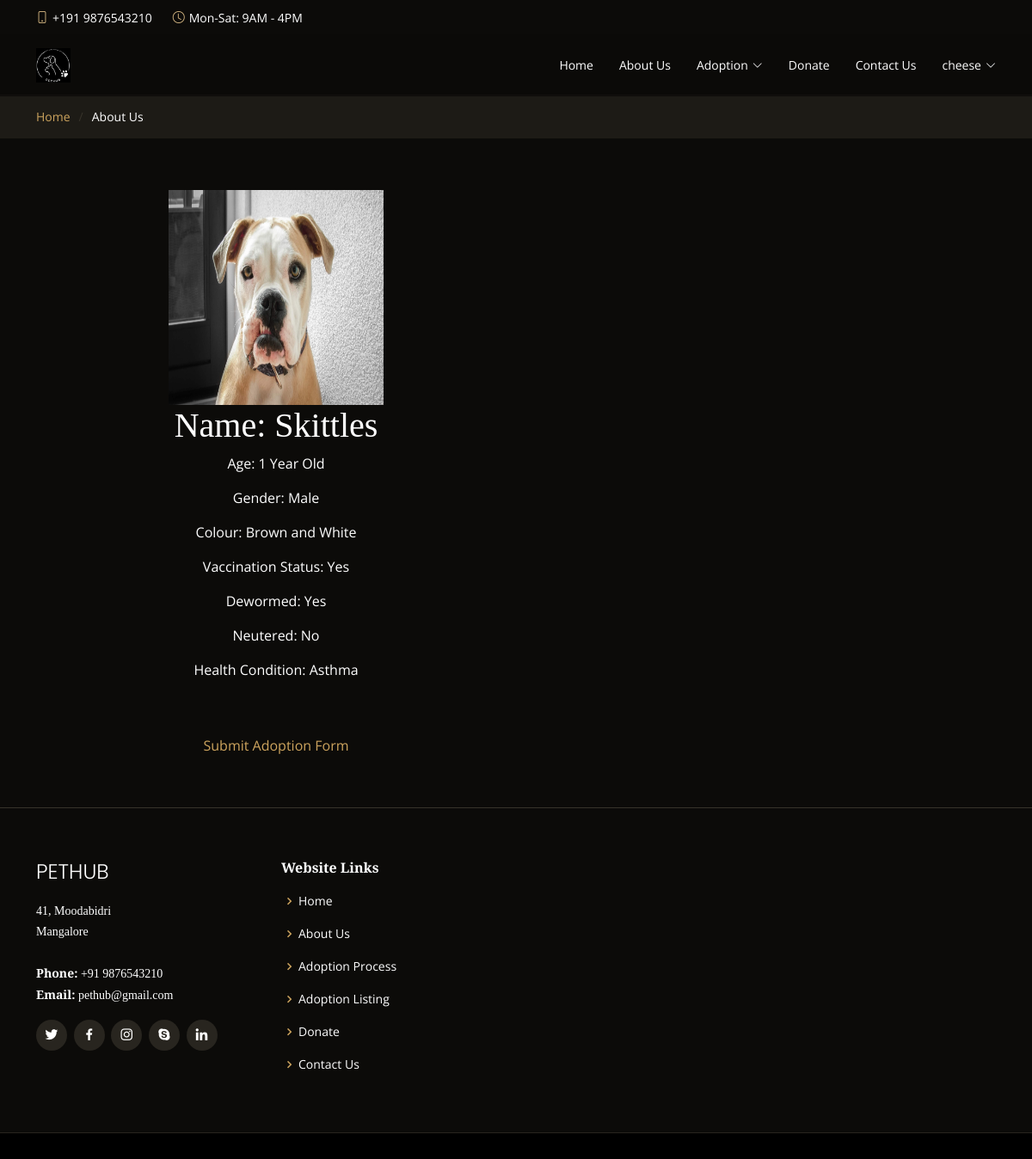
/user/animalProfile.php?id=5 (signed in), run on the app's committed database.
### tables this page shows
CREATE TABLE `animal` (
  `id` int(11) NOT NULL,
  `animalName` varchar(100) NOT NULL,
  `animalType` varchar(100) NOT NULL,
  `gender` varchar(10) NOT NULL,
  `age` varchar(100) NOT NULL,
  `colour` varchar(100) NOT NULL,
  `vaccinated` varchar(10) NOT NULL,
  `dewormed` varchar(10) NOT NULL,
  `neutered` varchar(10) NOT NULL,
  `animalCondition` varchar(100) NOT NULL,
  `imgType` varchar(5) NOT NULL
);

### user/animalProfile.php (the view, shortened to what this page needs)
<?php
  $id = intval($_GET['id']);
?>
<!DOCTYPE html>
<html lang="en">
<head>
  <link href="../assets/vendor/animate.css/animate.min.css" rel="stylesheet">
  <link href="../assets/vendor/aos/aos.css" rel="stylesheet">
  <link href="../assets/vendor/bootstrap/css/bootstrap.min.css" rel="stylesheet">
  <link href="../assets/vendor/bootstrap-icons/bootstrap-icons.css" rel="stylesheet">
  <link href="../assets/vendor/boxicons/css/boxicons.min.css" rel="stylesheet">
  <link href="../assets/vendor/glightbox/css/glightbox.min.css" rel="stylesheet">
  <link href="../assets/vendor/swiper/swiper-bundle.min.css" rel="stylesheet">
  <link href="../assets/css/style.css" rel="stylesheet">
</head>
<body>
  <div id="topbar" class="d-flex align-items-center fixed-top">
    <div class="container d-flex justify-content-center justify-content-md-between">
      <div class="contact-info d-flex align-items-center">
        <i class="bi bi-phone d-flex align-items-center"><span>+191 9876543210</span></i>
        <i class="bi bi-clock d-flex align-items-center ms-4"><span> Mon-Sat: 9AM - 4PM</span></i>
      </div>
    </div>
  </div>
  <header id="header" class="fixed-top d-flex align-items-center">
    <div class="container-fluid container-xl d-flex align-items-center justify-content-lg-between">
      <a href="main.php" class="logo me-auto me-lg-0"><img src="../assets/img/logo.png" alt="" class="img-fluid"></a>
      <nav id="navbar" class="navbar order-last order-lg-0">
        <ul>
          <li><a class="nav-link scrollto" href="main.php">Home</a></li>
          <li><a class="nav-link scrollto" href="aboutUs.php">About Us</a></li>
          <li class="dropdown"><a href="#"><span>Adoption</span> <i class="bi bi-chevron-down"></i></a>
          </li>
          <li><a class="nav-link scrollto" href="#">Donate</a></li>
          <li><a class="nav-link scrollto" href="contactUs.php">Contact Us</a></li>
              <li class='dropdown'><a href='#'><span><?php echo $_SESSION['user']['username']; ?></span><i class='bi bi-chevron-down'></i></a>
          </li>
        </ul>
      </nav>
    </div>
  </header>
  <main id="main">
    <section class="breadcrumbs">
      <div class="container">
        <div class="d-flex justify-content-between align-items-center">
          <ol>
            <li><a href="main.php">Home</a></li>
            <li>About Us</li>
          </ol>
        </div>
      </div>
    </section>
  </main>
  <section id="contact" class="contact">
    <div class="container" data-aos="fade-up">
        <?php
            $conn = mysqli_connect("localhost", "root", "", "hpusers");
            $sql = ("SELECT * FROM animal WHERE id = $id");
            $result = $conn->query($sql);
            if ($result->num_rows > 0) {
            while($row = $result->fetch_assoc()) {
                echo "<div class='col-lg-6' style = 'text-align: center;'>";
                echo "<img src='../assets/img/animals/" . $row["animalName"] . "." . $row["imgType"] . "' height = '250px' width = '250px' >";
                echo "<h1>Name: " . $row["animalName"] . "</h1>";
                echo "<p>Age: " . $row["age"] . "</p>";
                echo "<p>Gender: " . $row["gender"] . "</p>";
                echo "<p>Colour: " . $row["colour"] . "</p>";
                echo "<p>Vaccination Status: " . $row["vaccinated"] . "</p>";
                echo "<p>Dewormed: " . $row["dewormed"] . "</p>";
                echo "<p>Neutered: " . $row["neutered"] . "</p>";
                echo "<p>Health Condition: " . $row["animalCondition"] . "</p>";
                echo "<br><br><span style='background-color: ;'>
                <a href='adoptionForm.php?id=" . $row["id"] . "'>Submit Adoption Form</a></span>";
            }
            }
            else {
              echo "0 results";
            }
        ?>
    </div>
</section>
  <footer id="footer">
    <div class="footer-top">
      <div class="container">
        <div class="row">
          <div class="col-lg-3 col-md-6">
            <div class="footer-info">
              <h3>PetHub</h3>
              <p>
                41, Moodabidri<br>
                Mangalore<br><br>
                <strong>Phone:</strong> +91 9876543210<br>
                <strong>Email:</strong> pethub@gmail.com<br>
              </p>
              <div class="social-links mt-3">
                <a href="#" class="twitter"><i class="bx bxl-twitter"></i></a>
                <a href="#" class="facebook"><i class="bx bxl-facebook"></i></a>
                <a href="#" class="instagram"><i class="bx bxl-instagram"></i></a>
                <a href="#" class="google-plus"><i class="bx bxl-skype"></i></a>
                <a href="#" class="linkedin"><i class="bx bxl-linkedin"></i></a>
              </div>
            </div>
          </div>
          <div class="col-lg-2 col-md-6 footer-links">
            <h4>Website Links</h4>
            <ul>
              <li><i class="bx bx-chevron-right"></i> <a href="main.php">Home</a></li>
              <li><i class="bx bx-chevron-right"></i> <a href="#">About Us</a></li>
              <li><i class="bx bx-chevron-right"></i> <a href="adoptionProcess.php">Adoption Process</a></li>
              <li><i class="bx bx-chevron-right"></i> <a href="adoptionListing.php">Adoption Listing</a></li>
              <li><i class="bx bx-chevron-right"></i> <a href="#">Donate</a></li>
              <li><i class="bx bx-chevron-right"></i> <a href="contactUs.php">Contact Us</a></li>
            </ul>
          </div>
        </div>
      </div>
    </div>
</body>
</html>

### assets/css/style.css (style rules this page uses)
body { font-family: "Open Sans", sans-serif; background: #0c0b09; color: #fff; }
a { color: #cda45e; text-decoration: none; }
h1, h2, h3, h4, h5, h6 { font-family: "Playfair Display", serif; }
#topbar { height: 40px; font-size: 14px; transition: all 0.5s; z-index: 996; }
#topbar .contact-info i { font-style: normal; color: #d9ba85; }
#topbar .contact-info i span { padding-left: 5px; color: #fff; }
#header { background: rgba(12, 11, 9, 0.6); border-bottom: 1px solid rgba(12, 11, 9, 0.6); transition: all 0.5s; z-index: 997; padding: 15px 0; top: 40px; }
#header .logo { font-size: 28px; margin: 0; padding: 0; line-height: 1; font-weight: 300; letter-spacing: 1px; text-transform: uppercase; font-family: "Poppins", sans-serif; }
#header .logo img { max-height: 40px; }
.navbar { padding: 0; }
.navbar ul { margin: 0; padding: 0; display: flex; list-style: none; align-items: center; }
.navbar li { position: relative; }
.navbar a { display: flex; align-items: center; justify-content: space-between; padding: 10px 0 10px 30px; color: #fff; white-space: nowrap; transition: 0.3s; font-size: 14px; }
.navbar a i { font-size: 12px; line-height: 0; margin-left: 5px; }
section { padding: 60px 0; overflow: hidden; }
.breadcrumbs { padding: 15px 0; background: #1d1b16; margin-top: 110px; }
.breadcrumbs ol { display: flex; flex-wrap: wrap; list-style: none; padding: 0; margin: 0; font-size: 14px; }
.breadcrumbs ol li + li { padding-left: 10px; }
.breadcrumbs ol li + li::before { display: inline-block; padding-right: 10px; color: #37332a; content: "/"; }
#footer { background: black; padding: 0 0 30px 0; color: #fff; font-size: 14px; }
#footer .footer-top { background: #0c0b09; border-top: 1px solid #37332a; border-bottom: 1px solid #28251f; padding: 60px 0 30px 0; }
#footer .footer-top .footer-info { margin-bottom: 30px; }
#footer .footer-top .footer-info h3 { font-size: 24px; margin: 0 0 20px 0; padding: 2px 0 2px 0; line-height: 1; font-weight: 300; text-transform: uppercase; font-family: "Poppins", sans-serif; }
#footer .footer-top .footer-info p { font-size: 14px; line-height: 24px; margin-bottom: 0; font-family: "Playfair Display", serif; color: #fff; }
#footer .footer-top .social-links a { font-size: 18px; display: inline-block; background: #28251f; color: #fff; line-height: 1; padding: 8px 0; margin-right: 4px; border-radius: 50%; text-align: center; width: 36px; height: 36px; transition: 0.3s; }
#footer .footer-top h4 { font-size: 16px; font-weight: 600; color: #fff; position: relative; padding-bottom: 12px; }
#footer .footer-top .footer-links { margin-bottom: 30px; }
#footer .footer-top .footer-links ul { list-style: none; padding: 0; margin: 0; }
#footer .footer-top .footer-links ul i { padding-right: 2px; color: #cda45e; font-size: 18px; line-height: 1; }
#footer .footer-top .footer-links ul li { padding: 10px 0; display: flex; align-items: center; }
#footer .footer-top .footer-links ul li:first-child { padding-top: 0; }
#footer .footer-top .footer-links ul a { color: #fff; transition: 0.3s; display: inline-block; line-height: 1; }

### data on the page
animal: animalName (picture), animalName "Skittles", age "1 Year Old", gender "Male", colour "Brown and White", vaccinated "Yes", dewormed "Yes", neutered "No", animalCondition "Asthma"

### other printed values
$_SESSION['user']['username'] "cheese"
